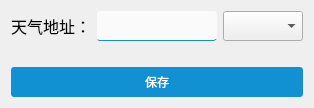
     <widget class="QWidget" name="tab_7">
      <attribute name="title">
       <string>天气设置</string>
      </attribute>
      <layout class="QVBoxLayout" name="verticalLayout_8" stretch="1,3,2">
       <item>
        <layout class="QHBoxLayout" name="horizontalLayout_16" stretch="0,3,2">
         <item>
          <widget class="QLabel" name="label_15">
           <property name="font">
            <font>
             <pointsize>12</pointsize>
            </font>
           </property>
           <property name="text">
            <string>天气地址：</string>
           </property>
          </widget>
         </item>
         <item>
          <widget class="QLineEdit" name="weather_localtion_edit">
           <property name="minimumSize">
            <size>
             <width>0</width>
             <height>30</height>
            </size>
           </property>
           <property name="styleSheet">
            <string notr="true">QLineEdit{

border-bottom: 1px solid #1191d3;; /* 边框宽度为1px，颜色为#A0A0A0 */
	border-radius: 3px; /* 边框圆角 */
	padding-left: 5px; /* 文本距离左边界有5px */
	background-color: #FAFAFA; /* 背景颜色 */
	color: #000000; /* 文本颜色 */
	selection-background-color: #1191d3; /* 选中文本的背景颜色 */
	selection-color: #F2F2F2; /* 选中文本的颜色 */
	font-family: &quot;Microsoft YaHei&quot;; /* 文本字体族 */
	font-size: 10pt; /* 文本字体大小 */
}
QLineEdit:hover,QLineEdit:editble{
border-bottom: 1px solid rgb(255, 58, 58);
}</string>
           </property>
          </widget>
         </item>
         <item>
          <widget class="QComboBox" name="weather_localtion_select">
           <property name="minimumSize">
            <size>
             <width>0</width>
             <height>30</height>
            </size>
           </property>
          </widget>
         </item>
        </layout>
       </item>
       <item>
        <spacer name="horizontalSpacer_3">
         <property name="orientation">
          <enum>Qt::Orientation::Horizontal</enum>
         </property>
         <property name="sizeHint" stdset="0">
          <size>
           <width>40</width>
           <height>20</height>
          </size>
         </property>
        </spacer>
       </item>
       <item>
        <widget class="QPushButton" name="save_weather_localtion">
         <property name="minimumSize">
          <size>
           <width>0</width>
           <height>30</height>
          </size>
         </property>
         <property name="styleSheet">
          <string notr="true">QPushButton{
	border-radius: 3px; /* 边框圆角 */
	color:#ffffff;
	background-color: #1191d3; /* 背景颜色 */
	padding:3px;

}
QPushButton:hover{
background:rgb(11, 96, 139);
}
</string>
         </property>
         <property name="text">
          <string>保存</string>
         </property>
        </widget>
       </item>
      </layout>
     </widget>
